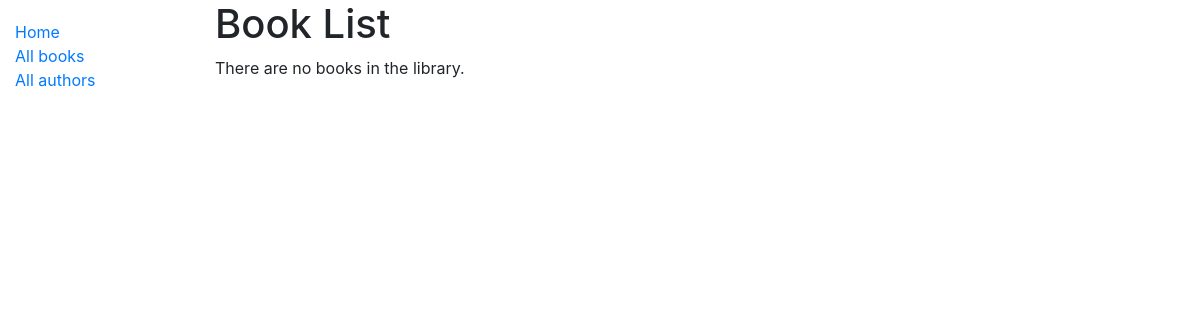
The app's page /catalog/book/1, older data.
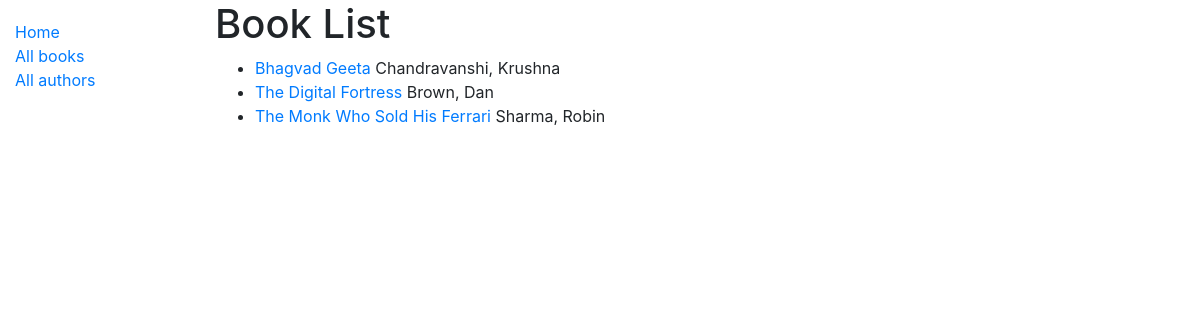
The same page, newer data.
### catalog/models.py (models this page shows, shortened)
class Book(models.Model):
    title = models.CharField(max_length=200)
    author = models.ForeignKey('Author', on_delete=models.SET_NULL, null=True)
    summary = models.TextField(max_length=1000, help_text='Enter a brief description of the book')
    isbn = models.CharField('ISBN', max_length=13,
                            help_text='13 Character <a href="https://www.isbn-international.org/content/what-isbn">ISBN number</a>')
    genre = models.ManyToManyField(Genre, help_text='Select a genre for this book')
    def get_absolute_url(self):
        return reverse('book-detail', args=[str(self.id)])

class Author(models.Model):
    first_name = models.CharField(max_length=100)
    last_name = models.CharField(max_length=100)
    date_of_birth = models.DateField(null=True, blank=True)
    date_of_death = models.DateField('Died', null=True, blank=True)
    class Meta:
        ordering = ['last_name', 'first_name']
    def __str__(self):
        return f'{self.last_name}, {self.first_name}'

### catalog/views.py (the view)
# urls.py: path('book/<int:pk>', views.BookDetailView.as_view(), name='book-detail'),
class BookDetailView(generic.ListView):
    model = Book

### catalog/templates/catalog/book_list.html
{% extends "base_generic.html" %}
{% block content %}
    <h1>Book List</h1>
    {% if book_list %}
    <ul>
        {% for book in book_list %}
            <li>
                <a href="{{ book.get_absolute_url }}">{{ book.title }}</a> {{ book.author }}
            </li>
        {% endfor %}
    </ul>
    {% else %}
        <p>There are no books in the library.</p>
    {% endif %}
{% endblock %}

### catalog/templates/base_generic.html (shortened to what this page needs)
<!DOCTYPE html>
<html lang="en">
<head>
  <link rel="stylesheet" href="https://stackpath.bootstrapcdn.com/bootstrap/4.1.3/css/bootstrap.min.css">
  {% load static %}
  <link rel="stylesheet" href="{% static 'css/styles.css' %}">
</head>
<body>
  <div class="container-fluid">
    <div class="row">
      <div class="col-sm-2">
      {% block sidebar %}
        <ul class="sidebar-nav">
          <li><a href="{% url 'index' %}">Home</a></li>
          <li><a href="{% url 'books' %}">All books</a></li>
          <li><a href="{% url 'authors' %}">All authors</a></li>
        </ul>
     {% endblock %}
      </div>
      <div class="col-sm-10 ">
        {% block content %}{% endblock %}
      </div>
    </div>
  </div>
</body>
</html>

### catalog/static/css/styles.css (style rules this page uses)
.sidebar-nav { margin-top: 20px; padding: 0; list-style: none; }

Row changes from the older to the newer data that the page shows:
added Book: title "Bhagvad Geeta", author "Chandravanshi, Krushna"
added Book: title "The Digital Fortress", author "Brown, Dan"
added Book: title "The Monk Who Sold His Ferrari", author "Sharma, Robin"
Text that changed along with them:
text no longer shown: "There are no books in the library."
